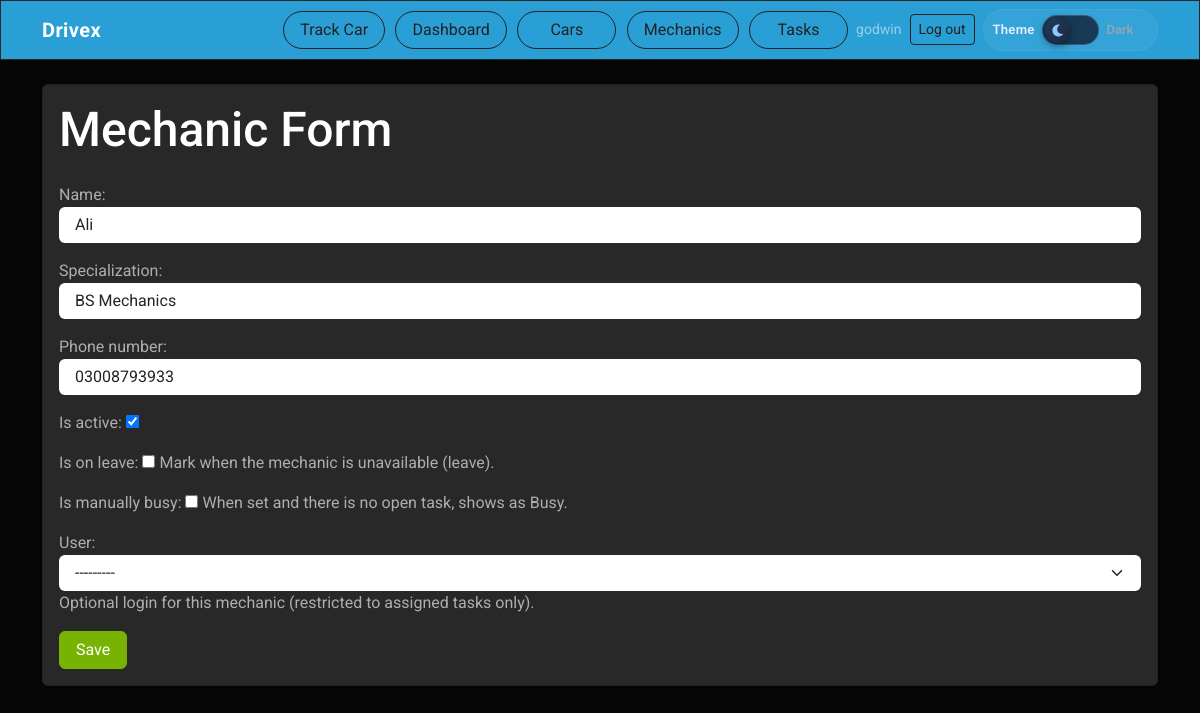
Page /mechanics/2/update/ (signed in) on the committed database.
### taskapp/models.py (models this page shows, shortened)
class Mechanic(models.Model):
    name = models.CharField(max_length=30)
    specialization = models.CharField(max_length=30, blank=True)
    phone_number = models.CharField(max_length=20, blank=True)
    is_active = models.BooleanField(default=True)
    is_on_leave = models.BooleanField(
        default=False,
        help_text='Mark when the mechanic is unavailable (leave).',
    )
    is_manually_busy = models.BooleanField(
        default=False,
        help_text='When set and there is no open task, shows as Busy.',
    )
    user = models.OneToOneField(
        settings.AUTH_USER_MODEL,
        on_delete=models.SET_NULL,
        null=True,
        blank=True,
        related_name='mechanic_profile',
        help_text='Optional login for this mechanic (restricted to assigned tasks only).',
    )
    created_at = models.DateTimeField(auto_now_add=True)
    class Meta:
        ordering = ['name']

### taskapp/views.py (the view)
class MechanicUpdateView(ShopManagerRequiredMixin, UpdateView):
    model = Mechanic
    form_class = MechanicForm
    template_name = 'mechanics/mechanic_form.html'
    success_url = reverse_lazy('mechanic_list')

### taskapp/forms.py
class MechanicForm(forms.ModelForm):
    class Meta:
        model = Mechanic
        fields = [
            'name',
            'specialization',
            'phone_number',
            'is_active',
            'is_on_leave',
            'is_manually_busy',
            'user',
        ]
        widgets = {
            'phone_number': forms.TextInput(attrs={'class': 'form-control'}),
            'name': forms.TextInput(attrs={'class': 'form-control'}),
            'specialization': forms.TextInput(attrs={'class': 'form-control'}),
            'user': forms.Select(attrs={'class': 'form-select'}),
        }
    def __init__(self, *args, **kwargs):
        super().__init__(*args, **kwargs)
        user_field = self.fields['user']
        user_field.queryset = users_available_for_mechanic_link(self.instance).order_by(
            'username',
        )
        user_field.required = False

### taskapp/context_processors.py (called while the page is built, shortened)
def admin_mechanic_task_summary(request):
    try:
        admin_index = reverse('admin:index')
    except Exception:
        return {}
    if request.path.rstrip('/') != admin_index.rstrip('/'):
        return {}

def shop_roles(request):
    user = request.user
    role = resolve_shop_access_role(user) if user.is_authenticated else None
    return {
        'shop_role': role,
        'is_shop_manager': role == 'manager',
        'shop_mechanic': get_mechanic_profile(user) if user.is_authenticated else None,
    }

### taskapp/mixins.py (called while the page is built)
    def test_func(self):
        return is_shop_manager(self.request.user)

### taskapp/rbac.py (called while the page is built)
def is_shop_manager(user) -> bool:
    if not user.is_authenticated:
        return False
    if user.is_superuser:
        return True
    return user.groups.filter(name=MANAGER_GROUP).exists()

def get_mechanic_profile(user):
    if not user.is_authenticated:
        return None
    try:
        return user.mechanic_profile
    except ObjectDoesNotExist:
        return None

def resolve_shop_access_role(user) -> str | None:
    if not user.is_authenticated:
        return None
    if is_shop_manager(user):
        return 'manager'
    if get_mechanic_profile(user) is not None:
        return 'mechanic'
    return None

### taskapp/templates/mechanics/mechanic_form.html (shortened to what this page needs)
{% extends 'base.html' %}
{% block content %}
<div class="card shadow-sm">
    <div class="card-body">
        <h2 class="mb-4">Mechanic Form</h2>
        <form method="post">
            {{ form.as_p }}
            <button type="submit" class="btn btn-success">Save</button>
        </form>
    </div>
</div>
{% endblock %}

### taskapp/templates/base.html (shortened to what this page needs)
{% load static %}
<!doctype html>
<html lang="en">
  <head>
    <link
      rel="stylesheet"
      href="https://cdnjs.cloudflare.com/ajax/libs/font-awesome/5.15.4/css/all.min.css"
    />
    <link rel="stylesheet" href="{% static 'taskapp/css/site-theme.css' %}" />
  </head>
  <body class="bg-body text-body">
    <nav
      class="navbar navbar-expand-lg navbar-dark bg-primary mb-4 site-navbar"
    >
      <div
        class="container d-flex flex-wrap align-items-center justify-content-between gap-2"
      >
        <a
          class="navbar-brand"
          href="{% if shop_role == 'mechanic' %}{% url 'task_list' %}{% elif user.is_authenticated %}{% url 'home' %}{% else %}{% url 'login' %}{% endif %}"
          >Drivex</a
        >
        <div class="d-flex flex-wrap align-items-center gap-2 ms-lg-auto">
          <div class="site-nav-links">
          <a
            href="{% url 'customer_eta' %}"
            class="btn {% if request.path == '/track-car/' %}btn-primary{% else %}btn-outline-light{% endif %} me-2"
            >Track Car</a
          >
          {% if user.is_authenticated and shop_role %}
          {% if is_shop_manager %}
          <a
            href="{% url 'home' %}"
            class="btn {% if request.path == '/' %}btn-primary{% else %}btn-outline-light{% endif %} me-2"
            >Dashboard</a
          >
          <a
            href="{% url 'car_list' %}"
            class="btn {% if request.path|slice:':6' == '/cars/' %}btn-primary{% else %}btn-outline-light{% endif %} me-2"
            >Cars</a
          >
          <a
            href="{% url 'mechanic_list' %}"
            class="btn {% if request.path|slice:':12' == '/mechanics/' %}btn-primary{% else %}btn-outline-light{% endif %} me-2"
            >Mechanics</a
          >
          {% endif %}
          <a
            href="{% url 'task_list' %}"
            class="btn {% if request.path|slice:':7' == '/tasks/' %}btn-primary{% else %}btn-outline-light{% endif %}"
            >{% if shop_role == 'mechanic' %}My tasks{% else %}Tasks{% endif %}</a
          >
          {% endif %}
        </div>
        {% if user.is_authenticated %}
        <div class="d-flex align-items-center gap-2 flex-shrink-0">
          <span class="text-white-50 small d-none d-sm-inline">{{ user.username }}</span>
          <form method="post" action="{% url 'logout' %}" class="d-inline">
            <button type="submit" class="btn btn-outline-light btn-sm">Log out</button>
          </form>
        </div>
        {% endif %}
        <div class="theme-toggle-group" id="task-site-theme-toggle">
          <span class="theme-toggle-label">Theme</span>
          <label class="theme-switch" title="Toggle light theme">
            <span class="theme-switch-track">
              <span class="theme-switch-thumb">
                <i class="fas fa-moon theme-switch-icon-dark"></i>
              </span>
            </span>
          </label>
          <span id="task-site-theme-label" class="theme-toggle-mode">Dark</span>
        </div>
        </div>
      </div>
    </nav>
    <div class="container">{% block content %} {% endblock %}</div>
  </body>
</html>

### taskapp/static/taskapp/css/site-theme.css (style rules this page uses)
:root { --site-btn-start: #2563eb; --site-btn-end: #22d3ee; --site-btn-border: rgba(255, 255, 255, 0.14); --site-btn-shadow: rgba(37, 99, 235, 0.28); }
.theme-toggle-group { display: inline-flex; align-items: center; gap: 0.45rem; padding: 0.3rem 0.55rem 0.3rem 0.3rem; margin: 0; border: 1px solid rgba(148, 163, 184, 0.25); border-radius: 999px; background: rgba(255, 255, 255, 0.05); }
.theme-toggle-group .theme-toggle-label { color: #e5eefb; font-size: 0.82rem; font-weight: 600; letter-spacing: 0.02em; padding-left: 0.25rem; }
.theme-toggle-mode { color: #97a3b6; font-size: 0.8rem; font-weight: 600; min-width: 2.6rem; }
.theme-switch { position: relative; display: inline-block; width: 3.6rem; height: 1.9rem; margin: 0; cursor: pointer; flex-shrink: 0; }
.theme-switch-track { position: absolute; inset: 0; border-radius: 999px; background: rgba(15, 23, 42, 0.75); border: 1.5px solid rgba(148, 163, 184, 0.3); transition: background 0.25s ease, border-color 0.25s ease; display: block; overflow: visible; }
.theme-switch-thumb { position: absolute; top: 0.14rem; left: 0.14rem; width: 1.58rem; height: 1.58rem; border-radius: 50%; background: linear-gradient(135deg, #1e3a5f, #1e293b); color: #93c5fd; display: flex; align-items: center; justify-content: center; font-size: 0.75rem; box-shadow: 0 2px 8px rgba(0, 0, 0, 0.5); transition: transform 0.28s cubic-bezier(0.34, 1.56, 0.64, 1), background 0.25s ease; pointer-events: none; z-index: 1; }
.site-navbar { border-bottom: 1px solid rgba(0, 0, 0, 0.2); }
.site-navbar .navbar-brand { font-weight: 700; letter-spacing: 0.02em; }
.site-nav-links { display: flex; align-items: center; gap: 0.15rem; flex-wrap: wrap; }
.site-nav-links .btn { border-radius: 999px; min-width: 6.2rem; }

### rows in the picture
Mechanic: name "Ali", specialization "BS Mechanics", phone_number "03008793933", is_active "☑", user "---------"

### other values in the picture
{{ user.username }} "godwin"
